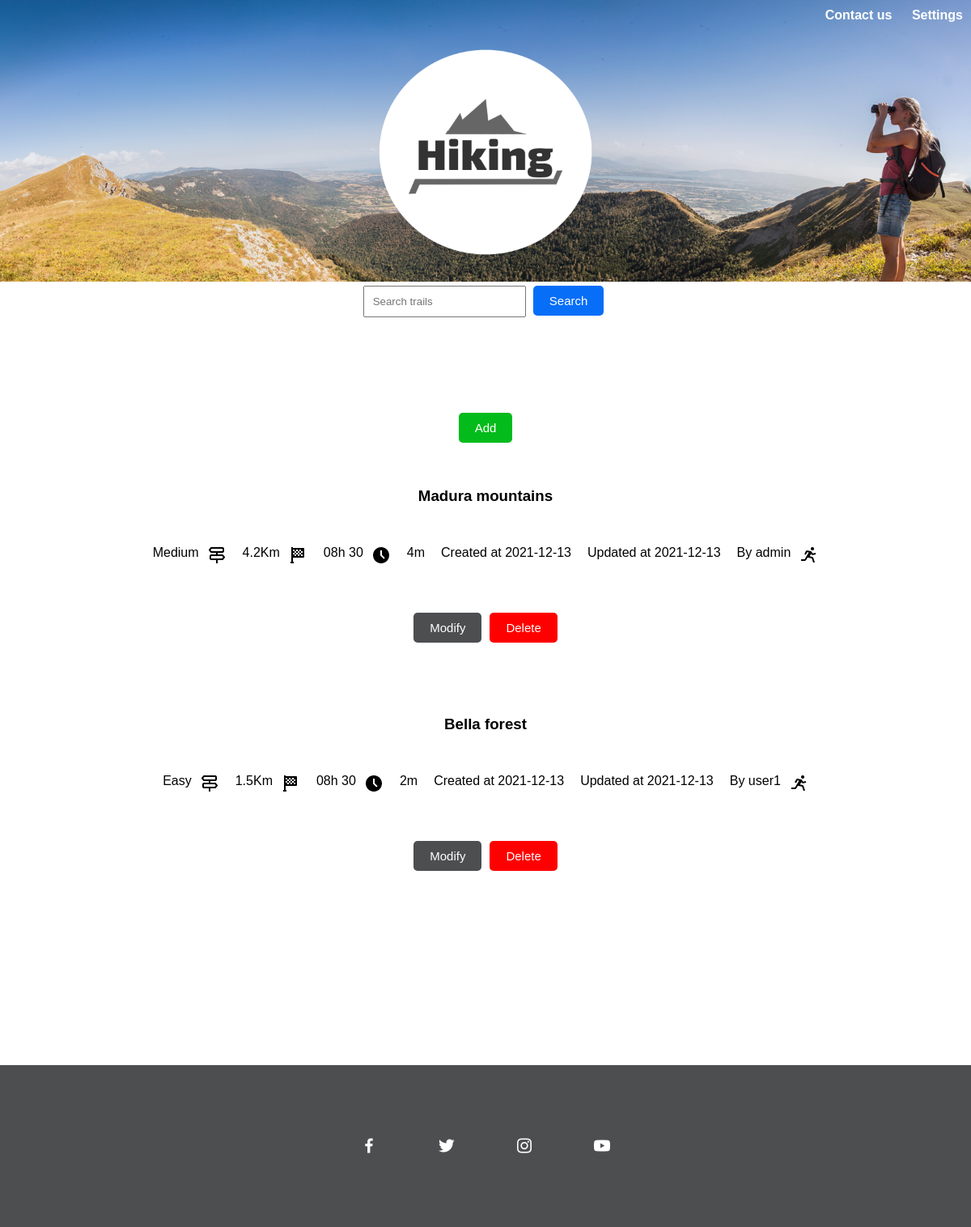
The page /php/readhikes.php (signed in) on the database its author committed.
### tables this page shows
CREATE TABLE IF NOT EXISTS `hikes` (
  `idhike` INT NOT NULL AUTO_INCREMENT,
  `hikeName` VARCHAR(45) NULL,
  `dificulty` VARCHAR(10) NULL,
  `distance` FLOAT NULL,
  `duration` TIME NULL,
  `elevationGain` FLOAT NULL,
  `creatDate` TIMESTAMP  DEFAULT CURRENT_TIMESTAMP,
  `modifDate` TIMESTAMP  DEFAULT NOW() ON UPDATE NOW(),
  `userNickname` VARCHAR(20) NOT NULL,
  PRIMARY KEY (`idhike`),
  UNIQUE INDEX `idhike_UNIQUE` (`idhike` ASC) VISIBLE,
  INDEX `userNickName_idx` (`userNickname` ASC) VISIBLE,
  CONSTRAINT `userNickname`
    FOREIGN KEY (`userNickname`)
    REFERENCES `users` (`userNickname`)
    ON DELETE CASCADE
    ON UPDATE CASCADE);

### php/readhikes.php (the view, shortened to what this page needs)
<?php
  require_once('dbconnection.php');
  try {
      $qsel_hikes = $db->prepare("SELECT idhike,hikeName,dificulty,distance,TIME_FORMAT(duration,'%Hh %i') AS duration,elevationGain,
      DATE(creatDate),DATE(modifDate),userNickname FROM hikes");
      $qsel_hikes->execute();
      $hikes = $qsel_hikes->fetchall(PDO::FETCH_ASSOC);
  } catch (exception $e) {
    echo $e->getmessage();
    exit;
  }
?>
<!DOCTYPE html>
<html lang="en">
  <head>
    <link rel="stylesheet" href="/style.min.css">
    <link
      href="https://unpkg.com/boxicons@2.1.1/css/boxicons.min.css"
      rel="stylesheet"
    />
  </head>
  <body>
    <?php include_once("header.php");?>
    <main class="hike__container">
      <form method="post" action = "" class="hike__search">
        <div class="hike__search-bar">
          <input class="hike__search-input" type="text"name="search_input" placeholder="Search trails" id="seacrh-input"/>
          <button class="hike__search-btn" id="searchBtn" type="submit" name="search">Search</button>
        </div>
      </form>
      <form action = "addhike.php" method="post" >
          <button class="hike__controls-btn btn add" type="submit">Add</button>
      </form>
      <?php foreach ($hikes as $hike):?>
        <h3><?php echo $hike['hikeName'] ?></h3>
        <div class="hike__tmpl-detailes">
          <div class="hike__tmpl-subdetailes">
            <p><?php echo $hike['dificulty'] ?></p>
            <i><img/></i>
          </div>
          <div class="hike__tmpl-subdetailes">
            <p><?php echo $hike['distance'].'Km' ?></p>
            <i><img/></i>
          </div>
          <div class="hike__tmpl-subdetailes">
            <p><?php echo $hike["duration"] ?></p>
            <i><img/></i>
          </div>
          <div class="hike__tmpl-subdetailes">
            <p><?php echo $hike['elevationGain'].'m' ?></p>
            </div>
          <div class="hike__tmpl-subdetailes">
            <p><?php echo "Created at ".$hike['DATE(creatDate)'] ?></p>
           </div>
          <div class="hike__tmpl-subdetailes">
            <p><?php echo "Updated at ".$hike['DATE(modifDate)'] ?></p>
            </div>
          <div class="hike__tmpl-subdetailes">
            <p><?php echo "By ".$hike['userNickname'] ?></p>
            <i><img/></i>
          </div>
        </div>
        <div class="hike__controls">
            <a href='/php/updatehike.php?modifhike=<?php echo $hike["idhike"]; ?>'>
              <button class="hike__controls-btn btn modify" type="button">Modify</button>
            </a>
            <a href='readhikes.php?idhike=<?php echo $hike["idhike"]; ?>'>
              <button class="hike__controls-btn btn delete" type="submit" name="delete">Delete</button>
            </a>
        </div>
      <?php endforeach ?>
    </main>
    <footer class="footer">
      <section>
        <ul class="footer__container">
          <li class="footer__social-items">
            <a href="#" class="footer__social-link" aria-label="facebook"
              ><i class="bx bxl-facebook"></i
            ></a>
          </li>
          <li class="footer__social-items">
            <a href="#" class="footer__social-link" aria-label="twitter"
              ><i class="bx bxl-twitter"></i
            ></a>
          </li>
          <li class="footer__social-items">
            <a href="#" class="footer__social-link" aria-label="instagram"
              ><i class="bx bxl-instagram"></i
            ></a>
          </li>
          <li class="footer__social-items">
            <a href="#" class="footer__social-link" aria-label="youtube"
              ><i class="bx bxl-youtube"></i
            ></a>
          </li>
        </ul>
      </section>
    </footer>
  </body>
</html>

### php/header.php
<header class="header">
    <nav class="header__nav">
        <li class="header__nav__element">Contact us</li>
        <li class="header__nav__element">Settings</li>
    </nav>
    <div class="header__containnerLogoTitle">
        <img class="logo" src="/assets/logo_hiking.png" alt="hiking-logo"/>
    </div>
</header>

### rows shown on the page
hikes: hikeName "Madura mountains", dificulty "Medium", distance "4.2", duration "08h 30", elevationGain "4", DATE "2021-12-13", userNickname "admin"
hikes: hikeName "Bella forest", dificulty "Easy", distance "1.5", duration "08h 30", elevationGain "2", DATE "2021-12-13", userNickname "user1"
